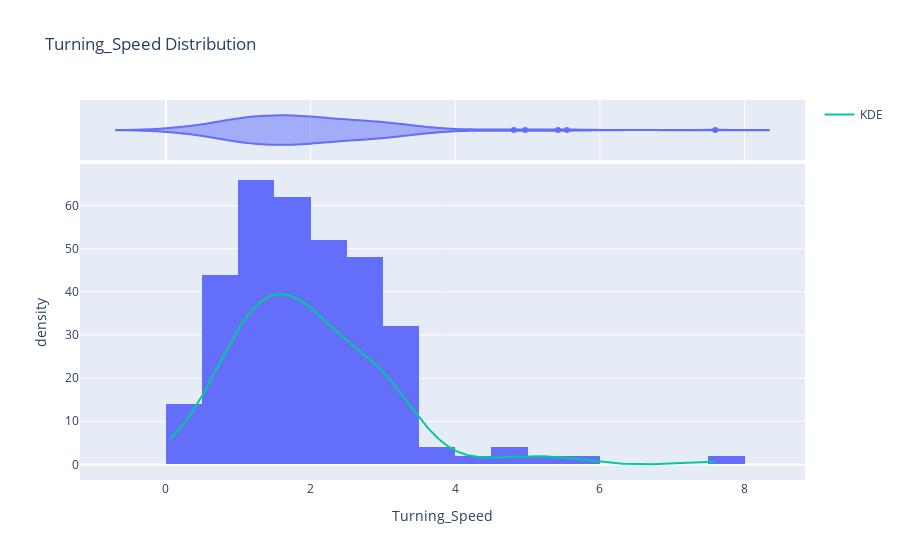

Notebook code cell kept with this figure:
### Code cell
fig = px.histogram(feature_by_participant, x='Turning_Speed', title='Turning_Speed Distribution', 
                   marginal='violin', histnorm='density')

# Calculate KDE
delta_data = feature_by_participant['Turning_Speed'].dropna()
kde = gaussian_kde(delta_data)
x_range = np.linspace(min(delta_data), max(delta_data), 1000)
fig.add_trace(go.Scatter(x=x_range, y=kde.evaluate(x_range)*100, mode='lines', name='KDE'))

fig.show()

### Figure 1 — Plotly figure (JSON) as saved in the notebook; plotly's stock layout.template omitted (floating-point values rounded to 4 significant figures; data arrays with more than 128 entries replaced by an {"elided": "..."} marker saying what was removed)
{"data": [{"alignmentgroup": "True", "bingroup": "x", "histnorm": "density", "hovertemplate": "Turning_Speed=%{x}<br>density=%{y}<extra></extra>", "legendgroup": "", "marker": {"color": "#636efa", "pattern": {"shape": ""}}, "name": "", "offsetgroup": "", "orientation": "v", "showlegend": false, "type": "histogram", "x": {"elided": "172 float values"}, "xaxis": "x", "yaxis": "y"}, {"alignmentgroup": "True", "hovertemplate": "Turning_Speed=%{x}<extra></extra>", "legendgroup": "", "marker": {"color": "#636efa"}, "name": "", "offsetgroup": "", "scalegroup": "x", "showlegend": false, "type": "violin", "x": {"elided": "172 float values"}, "xaxis": "x2", "yaxis": "y2"}, {"mode": "lines", "name": "KDE", "type": "scatter", "x": {"elided": "1000 float values"}, "y": {"elided": "1000 float values"}}], "layout": {"barmode": "relative", "legend": {"tracegroupgap": 0}, "title": {"text": "Turning_Speed Distribution"}, "xaxis": {"anchor": "y", "domain": [0, 1], "title": {"text": "Turning_Speed"}}, "xaxis2": {"anchor": "y2", "domain": [0, 1], "matches": "x", "showgrid": true, "showticklabels": false}, "yaxis": {"anchor": "x", "domain": [0, 0.8316], "title": {"text": "density"}}, "yaxis2": {"anchor": "x2", "domain": [0.8416, 1], "matches": "y2", "showgrid": false, "showline": false, "showticklabels": false, "ticks": ""}}}
